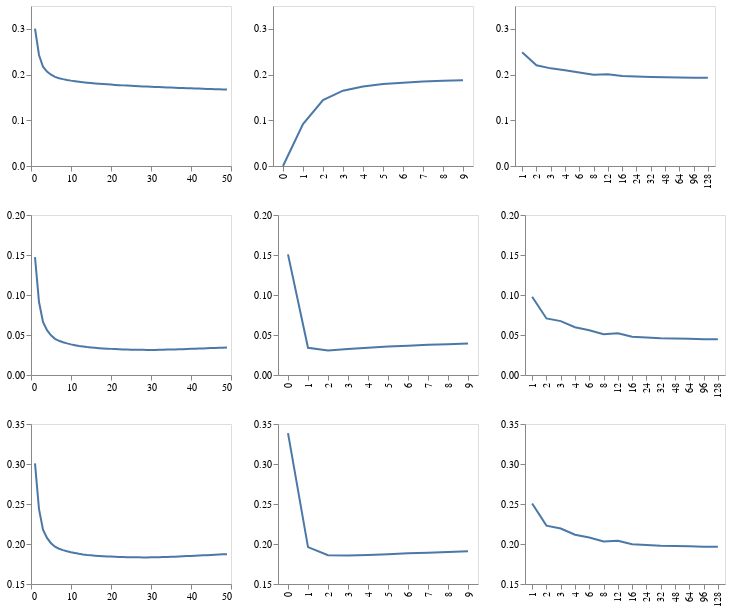

Notebook code for this chart:
### Code cell
cs = [
    alt.Chart(df).properties(width=200, height=160).encode(x=alt.X(f'param_range:{t}', title=None))
    for df,t in zip((pca_df, diffusion_df, autoencoder_df), 'QNN')
]

yscales = [
    alt.Scale(domain=(0., 0.35), nice=False),
    alt.Scale(domain=(0.0, 0.20), nice=False),
    alt.Scale(domain=(0.15, 0.35), nice=False),
]

alt.vconcat(
    *(
        alt.hconcat(
            *(
                c.mark_line().encode(
                    y=alt.Y(f'{y_var}:Q', title=None, scale=ys)
                )
                for c,t in zip(cs, 'QNN')
            )
        ).resolve_scale(
            y='shared'
        )
        for y_var,ys in zip(('re_loss', 'gt_loss', 'ss_loss'), yscales)
    )
# ).resolve_scale(
#     y='shared'
).configure_axis(grid=False).properties(background='white')

### Figure 1 — Vega-Lite specification as saved in the notebook (floating-point values rounded to 4 significant figures)
{"$schema": "https://vega.github.io/schema/vega-lite/v2.6.0.json", "background": "white", "config": {"axis": {"grid": false}, "view": {"height": 300, "width": 400}}, "datasets": {"data-d869421a8ba5e0319c88183e501d4951": [{"dataset": "neuron", "gt_loss": 0.09781, "loss": "mse", "method": "autoencoder", "param_range": 1, "re_loss": 0.2489, "ss_loss": 0.2506}, {"dataset": "neuron", "gt_loss": 0.07069, "loss": "mse", "method": "autoencoder", "param_range": 2, "re_loss": 0.2205, "ss_loss": 0.2229}, {"dataset": "neuron", "gt_loss": 0.06734, "loss": "mse", "method": "autoencoder", "param_range": 3, "re_loss": 0.2136, "ss_loss": 0.2194}, {"dataset": "neuron", "gt_loss": 0.05968, "loss": "mse", "method": "autoencoder", "param_range": 4, "re_loss": 0.2093, "ss_loss": 0.2116}, {"dataset": "neuron", "gt_loss": 0.05603, "loss": "mse", "method": "autoencoder", "param_range": 6, "re_loss": 0.2044, "ss_loss": 0.2081}, {"dataset": "neuron", "gt_loss": 0.05107, "loss": "mse", "method": "autoencoder", "param_range": 8, "re_loss": 0.1994, "ss_loss": 0.2031}, {"dataset": "neuron", "gt_loss": 0.05204, "loss": "mse", "method": "autoencoder", "param_range": 12, "re_loss": 0.2009, "ss_loss": 0.204}, {"dataset": "neuron", "gt_loss": 0.04778, "loss": "mse", "method": "autoencoder", "param_range": 16, "re_loss": 0.1966, "ss_loss": 0.1996}, {"dataset": "neuron", "gt_loss": 0.04693, "loss": "mse", "method": "autoencoder", "param_range": 24, "re_loss": 0.1959, "ss_loss": 0.1988}, {"dataset": "neuron", "gt_loss": 0.04608, "loss": "mse", "method": "autoencoder", "param_range": 32, "re_loss": 0.1949, "ss_loss": 0.1979}, {"dataset": "neuron", "gt_loss": 0.04571, "loss": "mse", "method": "autoencoder", "param_range": 48, "re_loss": 0.1943, "ss_loss": 0.1975}, {"dataset": "neuron", "gt_loss": 0.0454, "loss": "mse", "method": "autoencoder", "param_range": 64, "re_loss": 0.1938, "ss_loss": 0.1973}, {"dataset": "neuron", "gt_loss": 0.04472, "loss": "mse", "method": "autoencoder", "param_range": 96, "re_loss": 0.1929, "ss_loss": 0.1966}, {"dataset": "neuron", "gt_loss": 0.04481, "loss": "mse", "method": "autoencoder", "param_range": 128, "re_loss": 0.1929, "ss_loss": 0.1966}], "data-ef78ae0f288be8c6a09250f0b5b35ef6": [{"dataset": "neuron", "gt_loss": 0.1473, "loss": "mse", "method": "pca", "normalization": "sqrt", "param_range": 1, "re_loss": 0.3004, "ss_loss": 0.3008}, {"dataset": "neuron", "gt_loss": 0.09126, "loss": "mse", "method": "pca", "normalization": "sqrt", "param_range": 2, "re_loss": 0.2428, "ss_loss": 0.2435}, {"dataset": "neuron", "gt_loss": 0.06619, "loss": "mse", "method": "pca", "normalization": "sqrt", "param_range": 3, "re_loss": 0.2171, "ss_loss": 0.218}, {"dataset": "neuron", "gt_loss": 0.056, "loss": "mse", "method": "pca", "normalization": "sqrt", "param_range": 4, "re_loss": 0.2064, "ss_loss": 0.2075}, {"dataset": "neuron", "gt_loss": 0.04955, "loss": "mse", "method": "pca", "normalization": "sqrt", "param_range": 5, "re_loss": 0.1996, "ss_loss": 0.201}, {"dataset": "neuron", "gt_loss": 0.04522, "loss": "mse", "method": "pca", "normalization": "sqrt", "param_range": 6, "re_loss": 0.1949, "ss_loss": 0.1966}, {"dataset": "neuron", "gt_loss": 0.04275, "loss": "mse", "method": "pca", "normalization": "sqrt", "param_range": 7, "re_loss": 0.1921, "ss_loss": 0.1941}, {"dataset": "neuron", "gt_loss": 0.041, "loss": "mse", "method": "pca", "normalization": "sqrt", "param_range": 8, "re_loss": 0.1901, "ss_loss": 0.1924}, {"dataset": "neuron", "gt_loss": 0.03949, "loss": "mse", "method": "pca", "normalization": "sqrt", "param_range": 9, "re_loss": 0.1883, "ss_loss": 0.1909}, {"dataset": "neuron", "gt_loss": 0.03829, "loss": "mse", "method": "pca", "normalization": "sqrt", "param_range": 10, "re_loss": 0.1867, "ss_loss": 0.1897}, {"dataset": "neuron", "gt_loss": 0.03729, "loss": "mse", "method": "pca", "normalization": "sqrt", "param_range": 11, "re_loss": 0.1854, "ss_loss": 0.1887}, {"dataset": "neuron", "gt_loss": 0.03636, "loss": "mse", "method": "pca", "normalization": "sqrt", "param_range": 12, "re_loss": 0.1842, "ss_loss": 0.1878}, {"dataset": "neuron", "gt_loss": 0.03559, "loss": "mse", "method": "pca", "normalization": "sqrt", "param_range": 13, "re_loss": 0.1831, "ss_loss": 0.187}, {"dataset": "neuron", "gt_loss": 0.03493, "loss": "mse", "method": "pca", "normalization": "sqrt", "param_range": 14, "re_loss": 0.1822, "ss_loss": 0.1864}, {"dataset": "neuron", "gt_loss": 0.03443, "loss": "mse", "method": "pca", "normalization": "sqrt", "param_range": 15, "re_loss": 0.1814, "ss_loss": 0.1859}, {"dataset": "neuron", "gt_loss": 0.03395, "loss": "mse", "method": "pca", "normalization": "sqrt", "param_range": 16, "re_loss": 0.1806, "ss_loss": 0.1854}, {"dataset": "neuron", "gt_loss": 0.03355, "loss": "mse", "method": "pca", "normalization": "sqrt", "param_range": 17, "re_loss": 0.1799, "ss_loss": 0.1851}, {"dataset": "neuron", "gt_loss": 0.0332, "loss": "mse", "method": "pca", "normalization": "sqrt", "param_range": 18, "re_loss": 0.1792, "ss_loss": 0.1847}, {"dataset": "neuron", "gt_loss": 0.03292, "loss": "mse", "method": "pca", "normalization": "sqrt", "param_range": 19, "re_loss": 0.1786, "ss_loss": 0.1845}, {"dataset": "neuron", "gt_loss": 0.03266, "loss": "mse", "method": "pca", "normalization": "sqrt", "param_range": 20, "re_loss": 0.178, "ss_loss": 0.1842}, {"dataset": "neuron", "gt_loss": 0.03241, "loss": "mse", "method": "pca", "normalization": "sqrt", "param_range": 21, "re_loss": 0.1774, "ss_loss": 0.184}, {"dataset": "neuron", "gt_loss": 0.03218, "loss": "mse", "method": "pca", "normalization": "sqrt", "param_range": 22, "re_loss": 0.1769, "ss_loss": 0.1838}, {"dataset": "neuron", "gt_loss": 0.03196, "loss": "mse", "method": "pca", "normalization": "sqrt", "param_range": 23, "re_loss": 0.1764, "ss_loss": 0.1836}, {"dataset": "neuron", "gt_loss": 0.03178, "loss": "mse", "method": "pca", "normalization": "sqrt", "param_range": 24, "re_loss": 0.1759, "ss_loss": 0.1835}, {"dataset": "neuron", "gt_loss": 0.0317, "loss": "mse", "method": "pca", "normalization": "sqrt", "param_range": 25, "re_loss": 0.1754, "ss_loss": 0.1835}, {"dataset": "neuron", "gt_loss": 0.03154, "loss": "mse", "method": "pca", "normalization": "sqrt", "param_range": 26, "re_loss": 0.1749, "ss_loss": 0.1833}, {"dataset": "neuron", "gt_loss": 0.0315, "loss": "mse", "method": "pca", "normalization": "sqrt", "param_range": 27, "re_loss": 0.1745, "ss_loss": 0.1833}, {"dataset": "neuron", "gt_loss": 0.03141, "loss": "mse", "method": "pca", "normalization": "sqrt", "param_range": 28, "re_loss": 0.1741, "ss_loss": 0.1833}, {"dataset": "neuron", "gt_loss": 0.03139, "loss": "mse", "method": "pca", "normalization": "sqrt", "param_range": 29, "re_loss": 0.1737, "ss_loss": 0.1833}, {"dataset": "neuron", "gt_loss": 0.03139, "loss": "mse", "method": "pca", "normalization": "sqrt", "param_range": 30, "re_loss": 0.1733, "ss_loss": 0.1833}, {"dataset": "neuron", "gt_loss": 0.0314, "loss": "mse", "method": "pca", "normalization": "sqrt", "param_range": 31, "re_loss": 0.1729, "ss_loss": 0.1834}, {"dataset": "neuron", "gt_loss": 0.03149, "loss": "mse", "method": "pca", "normalization": "sqrt", "param_range": 32, "re_loss": 0.1726, "ss_loss": 0.1835}, {"dataset": "neuron", "gt_loss": 0.03159, "loss": "mse", "method": "pca", "normalization": "sqrt", "param_range": 33, "re_loss": 0.1722, "ss_loss": 0.1837}, {"dataset": "neuron", "gt_loss": 0.03172, "loss": "mse", "method": "pca", "normalization": "sqrt", "param_range": 34, "re_loss": 0.1719, "ss_loss": 0.1838}, {"dataset": "neuron", "gt_loss": 0.03184, "loss": "mse", "method": "pca", "normalization": "sqrt", "param_range": 35, "re_loss": 0.1715, "ss_loss": 0.184}, {"dataset": "neuron", "gt_loss": 0.03199, "loss": "mse", "method": "pca", "normalization": "sqrt", "param_range": 36, "re_loss": 0.1712, "ss_loss": 0.1842}, {"dataset": "neuron", "gt_loss": 0.03212, "loss": "mse", "method": "pca", "normalization": "sqrt", "param_range": 37, "re_loss": 0.1709, "ss_loss": 0.1844}, {"dataset": "neuron", "gt_loss": 0.03229, "loss": "mse", "method": "pca", "normalization": "sqrt", "param_range": 38, "re_loss": 0.1706, "ss_loss": 0.1846}, {"dataset": "neuron", "gt_loss": 0.03248, "loss": "mse", "method": "pca", "normalization": "sqrt", "param_range": 39, "re_loss": 0.1702, "ss_loss": 0.1849}, {"dataset": "neuron", "gt_loss": 0.03268, "loss": "mse", "method": "pca", "normalization": "sqrt", "param_range": 40, "re_loss": 0.1699, "ss_loss": 0.1851}, {"dataset": "neuron", "gt_loss": 0.03288, "loss": "mse", "method": "pca", "normalization": "sqrt", "param_range": 41, "re_loss": 0.1696, "ss_loss": 0.1854}, {"dataset": "neuron", "gt_loss": 0.03305, "loss": "mse", "method": "pca", "normalization": "sqrt", "param_range": 42, "re_loss": 0.1693, "ss_loss": 0.1856}, {"dataset": "neuron", "gt_loss": 0.03324, "loss": "mse", "method": "pca", "normalization": "sqrt", "param_range": 43, "re_loss": 0.169, "ss_loss": 0.1858}, {"dataset": "neuron", "gt_loss": 0.03342, "loss": "mse", "method": "pca", "normalization": "sqrt", "param_range": 44, "re_loss": 0.1687, "ss_loss": 0.1861}, {"dataset": "neuron", "gt_loss": 0.0336, "loss": "mse", "method": "pca", "normalization": "sqrt", "param_range": 45, "re_loss": 0.1684, "ss_loss": 0.1863}, {"dataset": "neuron", "gt_loss": 0.0338, "loss": "mse", "method": "pca", "normalization": "sqrt", "param_range": 46, "re_loss": 0.1681, "ss_loss": 0.1866}, {"dataset": "neuron", "gt_loss": 0.03399, "loss": "mse", "method": "pca", "normalization": "sqrt", "param_range": 47, "re_loss": 0.1678, "ss_loss": 0.1868}, {"dataset": "neuron", "gt_loss": 0.03419, "loss": "mse", "method": "pca", "normalization": "sqrt", "param_range": 48, "re_loss": 0.1675, "ss_loss": 0.1871}, {"dataset": "neuron", "gt_loss": 0.03438, "loss": "mse", "method": "pca", "normalization": "sqrt", "param_range": 49, "re_loss": 0.1672, "ss_loss": 0.1873}], "data-fc2bdac7428e99bf600dd9f8389db950": [{"dataset": "neuron", "gt_loss": 0.1508, "loss": "mse", "method": "diffusion", "normalization": "sqrt", "param_range": 0, "re_loss": 0, "ss_loss": 0.3386}, {"dataset": "neuron", "gt_loss": 0.034, "loss": "mse", "method": "diffusion", "normalization": "sqrt", "param_range": 1, "re_loss": 0.09173, "ss_loss": 0.1962}, {"dataset": "neuron", "gt_loss": 0.03051, "loss": "mse", "method": "diffusion", "normalization": "sqrt", "param_range": 2, "re_loss": 0.1441, "ss_loss": 0.1859}, {"dataset": "neuron", "gt_loss": 0.03236, "loss": "mse", "method": "diffusion", "normalization": "sqrt", "param_range": 3, "re_loss": 0.1647, "ss_loss": 0.1855}, {"dataset": "neuron", "gt_loss": 0.0341, "loss": "mse", "method": "diffusion", "normalization": "sqrt", "param_range": 4, "re_loss": 0.1741, "ss_loss": 0.1863}, {"dataset": "neuron", "gt_loss": 0.0355, "loss": "mse", "method": "diffusion", "normalization": "sqrt", "param_range": 5, "re_loss": 0.1792, "ss_loss": 0.1873}, {"dataset": "neuron", "gt_loss": 0.03667, "loss": "mse", "method": "diffusion", "normalization": "sqrt", "param_range": 6, "re_loss": 0.1824, "ss_loss": 0.1883}, {"dataset": "neuron", "gt_loss": 0.03768, "loss": "mse", "method": "diffusion", "normalization": "sqrt", "param_range": 7, "re_loss": 0.1846, "ss_loss": 0.1892}, {"dataset": "neuron", "gt_loss": 0.03858, "loss": "mse", "method": "diffusion", "normalization": "sqrt", "param_range": 8, "re_loss": 0.1863, "ss_loss": 0.19}, {"dataset": "neuron", "gt_loss": 0.03939, "loss": "mse", "method": "diffusion", "normalization": "sqrt", "param_range": 9, "re_loss": 0.1876, "ss_loss": 0.1908}]}, "vconcat": [{"hconcat": [{"data": {"name": "data-ef78ae0f288be8c6a09250f0b5b35ef6"}, "encoding": {"x": {"field": "param_range", "title": null, "type": "quantitative"}, "y": {"field": "re_loss", "scale": {"domain": [0, 0.35], "nice": false}, "title": null, "type": "quantitative"}}, "height": 160, "mark": "line", "width": 200}, {"data": {"name": "data-fc2bdac7428e99bf600dd9f8389db950"}, "encoding": {"x": {"field": "param_range", "title": null, "type": "nominal"}, "y": {"field": "re_loss", "scale": {"domain": [0, 0.35], "nice": false}, "title": null, "type": "quantitative"}}, "height": 160, "mark": "line", "width": 200}, {"data": {"name": "data-d869421a8ba5e0319c88183e501d4951"}, "encoding": {"x": {"field": "param_range", "title": null, "type": "nominal"}, "y": {"field": "re_loss", "scale": {"domain": [0, 0.35], "nice": false}, "title": null, "type": "quantitative"}}, "height": 160, "mark": "line", "width": 200}], "resolve": {"scale": {"x": "independent", "y": "shared"}}}, {"hconcat": [{"data": {"name": "data-ef78ae0f288be8c6a09250f0b5b35ef6"}, "encoding": {"x": {"field": "param_range", "title": null, "type": "quantitative"}, "y": {"field": "gt_loss", "scale": {"domain": [0, 0.2], "nice": false}, "title": null, "type": "quantitative"}}, "height": 160, "mark": "line", "width": 200}, {"data": {"name": "data-fc2bdac7428e99bf600dd9f8389db950"}, "encoding": {"x": {"field": "param_range", "title": null, "type": "nominal"}, "y": {"field": "gt_loss", "scale": {"domain": [0, 0.2], "nice": false}, "title": null, "type": "quantitative"}}, "height": 160, "mark": "line", "width": 200}, {"data": {"name": "data-d869421a8ba5e0319c88183e501d4951"}, "encoding": {"x": {"field": "param_range", "title": null, "type": "nominal"}, "y": {"field": "gt_loss", "scale": {"domain": [0, 0.2], "nice": false}, "title": null, "type": "quantitative"}}, "height": 160, "mark": "line", "width": 200}], "resolve": {"scale": {"x": "independent", "y": "shared"}}}, {"hconcat": [{"data": {"name": "data-ef78ae0f288be8c6a09250f0b5b35ef6"}, "encoding": {"x": {"field": "param_range", "title": null, "type": "quantitative"}, "y": {"field": "ss_loss", "scale": {"domain": [0.15, 0.35], "nice": false}, "title": null, "type": "quantitative"}}, "height": 160, "mark": "line", "width": 200}, {"data": {"name": "data-fc2bdac7428e99bf600dd9f8389db950"}, "encoding": {"x": {"field": "param_range", "title": null, "type": "nominal"}, "y": {"field": "ss_loss", "scale": {"domain": [0.15, 0.35], "nice": false}, "title": null, "type": "quantitative"}}, "height": 160, "mark": "line", "width": 200}, {"data": {"name": "data-d869421a8ba5e0319c88183e501d4951"}, "encoding": {"x": {"field": "param_range", "title": null, "type": "nominal"}, "y": {"field": "ss_loss", "scale": {"domain": [0.15, 0.35], "nice": false}, "title": null, "type": "quantitative"}}, "height": 160, "mark": "line", "width": 200}], "resolve": {"scale": {"x": "independent", "y": "shared"}}}]}
